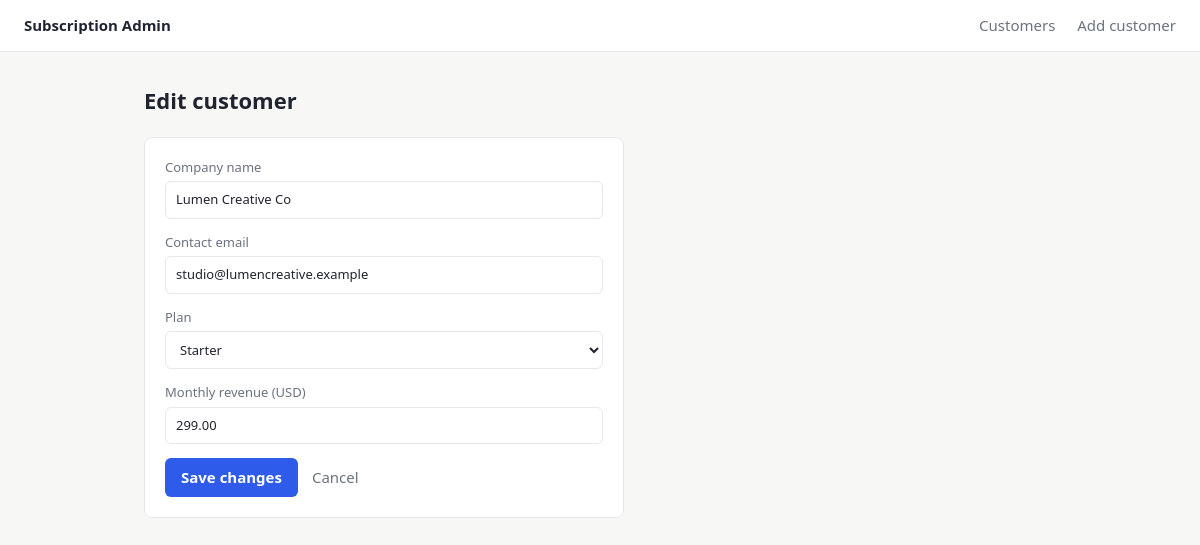
The app's page /edit.php?id=12 with its own data.
### tables this page shows
CREATE TABLE customers (
    id              INT UNSIGNED NOT NULL AUTO_INCREMENT PRIMARY KEY,
    company_name    VARCHAR(120)  NOT NULL,
    contact_email   VARCHAR(190)  NOT NULL,
    subscription_plan ENUM('starter','growth','enterprise') NOT NULL DEFAULT 'starter',
    monthly_revenue DECIMAL(10,2) NOT NULL DEFAULT 0.00,
    created_date    DATE          NOT NULL,
    UNIQUE KEY uq_contact_email (contact_email)
);

### public/edit.php (the view, shortened to what this page needs)
<?php
require __DIR__ . '/layout.php';
$pdo    = db();
$errors = [];
if ($_SERVER['REQUEST_METHOD'] === 'POST') {
    $id    = (int) ($_POST['id'] ?? 0);
    $input = [
        'company_name'      => trim((string) ($_POST['company_name'] ?? '')),
        'contact_email'     => trim((string) ($_POST['contact_email'] ?? '')),
        'subscription_plan' => (string) ($_POST['subscription_plan'] ?? 'starter'),
        'monthly_revenue'   => trim((string) ($_POST['monthly_revenue'] ?? '')),
    ];
    if ($input['company_name'] === '') {
        $errors[] = 'Company name is required.';
    }
    if (!filter_var($input['contact_email'], FILTER_VALIDATE_EMAIL)) {
        $errors[] = 'A valid contact email is required.';
    }
    if (!in_array($input['subscription_plan'], PLANS, true)) {
        $errors[] = 'Unknown plan.';
    }
    if (!is_numeric($input['monthly_revenue']) || (float) $input['monthly_revenue'] < 0) {
        $errors[] = 'Monthly revenue must be a number of 0 or more.';
    }
    if (!$errors) {
        $stmt = $pdo->prepare(
            'UPDATE customers
             SET company_name = :company_name,
                 contact_email = :contact_email,
                 subscription_plan = :subscription_plan,
                 monthly_revenue = :monthly_revenue
             WHERE id = :id'
        );
        $stmt->execute([
            ':company_name'      => $input['company_name'],
            ':contact_email'     => $input['contact_email'],
            ':subscription_plan' => $input['subscription_plan'],
            ':monthly_revenue'   => (float) $input['monthly_revenue'],
            ':id'                => $id,
        ]);
        header('Location: index.php?msg=updated');
        exit;
    }
    $customer = $input + ['id' => $id];
} else {
    $id   = (int) ($_GET['id'] ?? 0);
    $stmt = $pdo->prepare('SELECT * FROM customers WHERE id = :id');
    $stmt->execute([':id' => $id]);
    $customer = $stmt->fetch();
}
?>
<form method="post" class="card">
    <label>Company name
        <input type="text" name="company_name" value="<?= e($customer['company_name']) ?>" required>
    </label>
    <label>Contact email
        <input type="email" name="contact_email" value="<?= e($customer['contact_email']) ?>" required>
    </label>
    <label>Plan
        <select name="subscription_plan">
            <?php foreach (PLANS as $p): ?>
                <option value="<?= e($p) ?>" <?= ($customer['plan'] ?? '') === $p ? 'selected' : '' ?>><?= e(ucfirst($p)) ?></option>
            <?php endforeach; ?>
        </select>
    </label>
    <label>Monthly revenue (USD)
        <input type="number" step="0.01" min="0" name="monthly_revenue" value="<?= e((string) $customer['monthly_revenue']) ?>" required>
    </label>
    <div class="actions">
        <button type="submit">Save changes</button>
        <a href="index.php">Cancel</a>
    </div>
</form>

### public/style.css (style rules this page uses)
:root { --ink: #1f2430; --muted: #6b7280; --line: #e5e7eb; --bg: #f7f7f5; --card: #ffffff; --accent: #2f5bea; }
* { box-sizing: border-box; }
body { margin: 0; font: 15px/1.5 system-ui, -apple-system, "Segoe UI", sans-serif; color: var(--ink); background: var(--bg); }
.card { max-width: 480px; padding: 20px; background: var(--card); border: 1px solid var(--line); border-radius: 8px; }
.card label { display: block; margin-bottom: 14px; font-size: 13px; color: var(--muted); }
.card input, .card select, .filters select { display: block; width: 100%; margin-top: 4px; padding: 8px 10px; font: inherit; color: var(--ink); border: 1px solid var(--line); border-radius: 6px; background: #fff; }
.actions { display: flex; gap: 14px; align-items: center; margin-top: 6px; }
button { padding: 8px 16px; font: inherit; font-weight: 600; color: #fff; background: var(--accent); border: 0; border-radius: 6px; cursor: pointer; }
.actions a { color: var(--muted); text-decoration: none; }

### records on screen
customers: company_name "Lumen Creative Co", contact_email "studio@lumencreative.example", monthly_revenue "299.00"

### other values on screen
$title "Edit customer"
form field subscription_plan "Starter"
